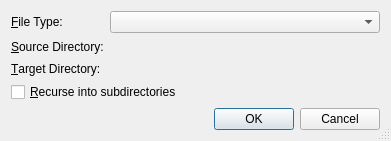
<?xml version="1.0" encoding="UTF-8"?>
<ui version="4.0">
 <class>AddDirectoryDialog</class>
 <widget class="QDialog" name="AddDirectoryDialog">
  <property name="geometry">
   <rect>
    <x>0</x>
    <y>0</y>
    <width>391</width>
    <height>141</height>
   </rect>
  </property>
  <property name="windowTitle">
   <string>Add Directory</string>
  </property>
  <property name="toolTip">
   <string>Add a directory to the current project</string>
  </property>
  <property name="whatsThis">
   <string>&lt;b&gt;Add Directory Dialog&lt;/b&gt;
&lt;p&gt;This dialog is used to add a directory to the current project.&lt;/p&gt;</string>
  </property>
  <property name="sizeGripEnabled">
   <bool>true</bool>
  </property>
  <layout class="QGridLayout" name="gridLayout">
   <item row="0" column="0">
    <widget class="QLabel" name="textLabel1">
     <property name="text">
      <string>&amp;File Type:</string>
     </property>
     <property name="buddy">
      <cstring>filterComboBox</cstring>
     </property>
    </widget>
   </item>
   <item row="0" column="1">
    <widget class="QComboBox" name="filterComboBox"/>
   </item>
   <item row="1" column="0">
    <widget class="QLabel" name="sourceDirLabel">
     <property name="text">
      <string>&amp;Source Directory:</string>
     </property>
     <property name="buddy">
      <cstring>sourceDirPicker</cstring>
     </property>
    </widget>
   </item>
   <item row="1" column="1">
    <widget class="EricPathPicker" name="sourceDirPicker" native="true">
     <property name="sizePolicy">
      <sizepolicy hsizetype="Expanding" vsizetype="Preferred">
       <horstretch>0</horstretch>
       <verstretch>0</verstretch>
      </sizepolicy>
     </property>
     <property name="focusPolicy">
      <enum>Qt::StrongFocus</enum>
     </property>
     <property name="toolTip">
      <string>Enter the name of the directory to add</string>
     </property>
     <property name="whatsThis">
      <string>&lt;b&gt;Source Directory&lt;/b&gt;
&lt;p&gt;Enter the name of the directory to add to the current project.
 You may select it with a dialog by pressing the button to the right.&lt;/p&gt;</string>
     </property>
    </widget>
   </item>
   <item row="2" column="0">
    <widget class="QLabel" name="targetDirLabel">
     <property name="text">
      <string>&amp;Target Directory:</string>
     </property>
     <property name="buddy">
      <cstring>targetDirPicker</cstring>
     </property>
    </widget>
   </item>
   <item row="2" column="1">
    <widget class="EricPathPicker" name="targetDirPicker" native="true">
     <property name="sizePolicy">
      <sizepolicy hsizetype="Expanding" vsizetype="Preferred">
       <horstretch>0</horstretch>
       <verstretch>0</verstretch>
      </sizepolicy>
     </property>
     <property name="focusPolicy">
      <enum>Qt::StrongFocus</enum>
     </property>
     <property name="toolTip">
      <string>Enter the target directory for the file</string>
     </property>
     <property name="whatsThis">
      <string>&lt;b&gt;Target Directory&lt;/b&gt;
&lt;p&gt;Enter the target directory. You may select it
 with a dialog by pressing the button to the right.&lt;/p&gt;</string>
     </property>
    </widget>
   </item>
   <item row="3" column="0" colspan="2">
    <widget class="QCheckBox" name="recursiveCheckBox">
     <property name="toolTip">
      <string>Select, whether a recursive add should be performed</string>
     </property>
     <property name="text">
      <string>&amp;Recurse into subdirectories</string>
     </property>
    </widget>
   </item>
   <item row="4" column="0" colspan="2">
    <widget class="QDialogButtonBox" name="buttonBox">
     <property name="orientation">
      <enum>Qt::Horizontal</enum>
     </property>
     <property name="standardButtons">
      <set>QDialogButtonBox::Cancel|QDialogButtonBox::Ok</set>
     </property>
    </widget>
   </item>
  </layout>
 </widget>
 <pixmapfunction>qPixmapFromMimeSource</pixmapfunction>
 <customwidgets>
  <customwidget>
   <class>EricPathPicker</class>
   <extends>QWidget</extends>
   <header>EricWidgets/EricPathPicker.h</header>
   <container>1</container>
  </customwidget>
 </customwidgets>
 <tabstops>
  <tabstop>filterComboBox</tabstop>
  <tabstop>sourceDirPicker</tabstop>
  <tabstop>targetDirPicker</tabstop>
  <tabstop>recursiveCheckBox</tabstop>
 </tabstops>
 <resources/>
 <connections>
  <connection>
   <sender>buttonBox</sender>
   <signal>accepted()</signal>
   <receiver>AddDirectoryDialog</receiver>
   <slot>accept()</slot>
   <hints>
    <hint type="sourcelabel">
     <x>29</x>
     <y>126</y>
    </hint>
    <hint type="destinationlabel">
     <x>30</x>
     <y>153</y>
    </hint>
   </hints>
  </connection>
  <connection>
   <sender>buttonBox</sender>
   <signal>rejected()</signal>
   <receiver>AddDirectoryDialog</receiver>
   <slot>reject()</slot>
   <hints>
    <hint type="sourcelabel">
     <x>111</x>
     <y>131</y>
    </hint>
    <hint type="destinationlabel">
     <x>112</x>
     <y>152</y>
    </hint>
   </hints>
  </connection>
 </connections>
</ui>
